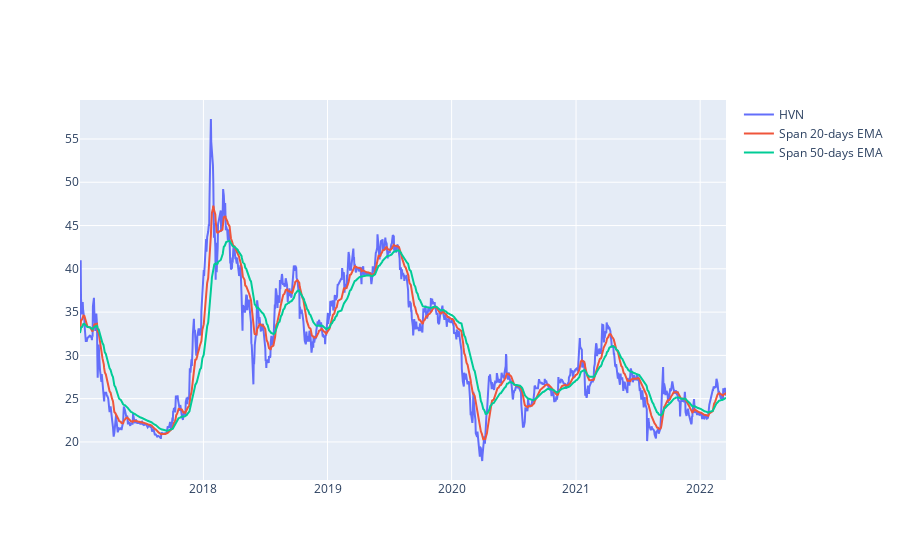

Notebook cell for this chart:
### Code cell
#plot linechart for stock price
short_rolling = df['<CloseFixed>'].rolling(window=20).mean()

ema_long = df['<CloseFixed>'].ewm(span=50, adjust=False).mean()
ema_short = df['<CloseFixed>'].ewm(span=20, adjust=False).mean()
line_price = df['<CloseFixed>']
fig = go.Figure()
#px.line(df_hpg, x='datetime', y='<CloseFixed>', labels={'x':'Date', 'y':'Price'})

fig.add_trace(go.Scatter(x=df.datetime, y=line_price, 
                        mode='lines', name='HVN'))

fig.add_trace(go.Scatter(x=df.datetime, y=ema_short, 
                        mode='lines', name='Span 20-days EMA'))

fig.add_trace(go.Scatter(x=df.datetime, y=ema_long, 
                        mode='lines', name='Span 50-days EMA'))

### Figure 1 — Plotly figure (JSON) as saved in the notebook; plotly's stock layout.template omitted (floating-point values rounded to 4 significant figures; data arrays with more than 128 entries replaced by an {"elided": "..."} marker saying what was removed)
{"data": [{"mode": "lines", "name": "HVN", "type": "scatter", "x": {"elided": "1301 str values"}, "y": {"elided": "1301 float values"}}, {"mode": "lines", "name": "Span 20-days EMA", "type": "scatter", "x": {"elided": "1301 str values"}, "y": {"elided": "1301 float values"}}, {"mode": "lines", "name": "Span 50-days EMA", "type": "scatter", "x": {"elided": "1301 str values"}, "y": {"elided": "1301 float values"}}], "layout": {}}
